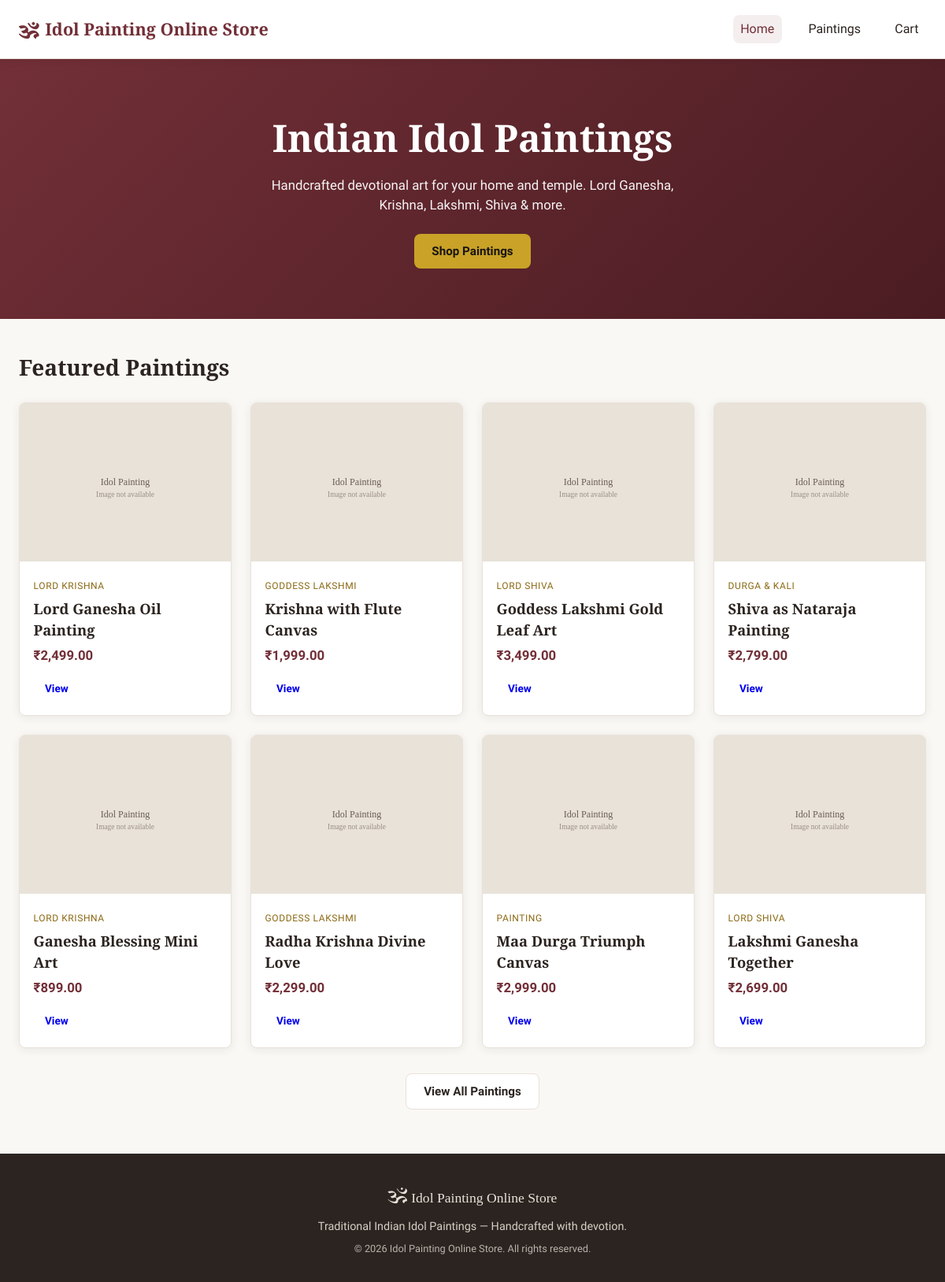
The page / on the database its author committed.
### tables this page shows
CREATE TABLE products (
    id INT AUTO_INCREMENT PRIMARY KEY,
    category_id INT DEFAULT 1,
    name VARCHAR(200) NOT NULL,
    description TEXT,
    price DECIMAL(10, 2) NOT NULL,
    image_path VARCHAR(255) DEFAULT 'images/placeholder.jpg',
    stock INT DEFAULT 10,
    created_at TIMESTAMP DEFAULT CURRENT_TIMESTAMP,
    FOREIGN KEY (category_id) REFERENCES categories(id)
);

CREATE TABLE categories (
    id INT AUTO_INCREMENT PRIMARY KEY,
    name VARCHAR(50) NOT NULL
);

### index.php (the view, shortened to what this page needs)
<?php
require_once __DIR__ . '/includes/header.php';
$pdo = getDB();
$stmt = $pdo->query('SELECT p.*, c.name AS category_name FROM products p LEFT JOIN categories c ON p.category_id = c.id ORDER BY p.created_at DESC LIMIT 8');
$products = $stmt->fetchAll();
?>
<section class="hero">
    <div class="hero-content">
        <h1>Indian Idol Paintings</h1>
        <p class="hero-sub">Handcrafted devotional art for your home and temple. Lord Ganesha, Krishna, Lakshmi, Shiva & more.</p>
        <a href="products.php" class="btn btn-primary">Shop Paintings</a>
    </div>
</section>
<section class="section">
    <h2 class="section-title">Featured Paintings</h2>
    <div class="product-grid">
        <?php foreach ($products as $p): ?>
        <article class="product-card">
            <a href="product.php?id=<?php echo (int)$p['id']; ?>" class="product-image-wrap">
                <img src="<?php echo htmlspecialchars($p['image_path']); ?>" alt="<?php echo htmlspecialchars($p['name']); ?>" onerror="this.src='images/placeholder.svg'">
            </a>
            <div class="product-info">
                <span class="product-category"><?php echo htmlspecialchars($p['category_name'] ?? 'Painting'); ?></span>
                <h3><a href="product.php?id=<?php echo (int)$p['id']; ?>"><?php echo htmlspecialchars($p['name']); ?></a></h3>
                <p class="product-price"><?php echo CURRENCY . number_format($p['price'], 2); ?></p>
                <a href="product.php?id=<?php echo (int)$p['id']; ?>" class="btn btn-small">View</a>
            </div>
        </article>
        <?php endforeach; ?>
    </div>
    <?php if (count($products) >= 8): ?>
    <p class="section-cta"><a href="products.php" class="btn btn-secondary">View All Paintings</a></p>
    <?php endif; ?>
</section>
<?php require_once __DIR__ . '/includes/footer.php'; ?>

### includes/header.php (shortened to what this page needs)
<?php
$current_page = basename($_SERVER['PHP_SELF'], '.php');
?>
<!DOCTYPE html>
<html lang="en">
<head>
    <link rel="stylesheet" href="<?php echo SITE_URL; ?>css/style.css">
</head>
<body>
    <header class="site-header">
        <div class="header-inner">
            <a href="<?php echo SITE_URL; ?>index.php" class="logo">
                <span class="logo-icon">🕉</span>
                <span class="logo-text"><?php echo SITE_NAME; ?></span>
            </a>
            <nav class="main-nav">
                <a href="<?php echo SITE_URL; ?>index.php" class="<?php echo $current_page === 'index' ? 'active' : ''; ?>">Home</a>
                <a href="<?php echo SITE_URL; ?>products.php" class="<?php echo $current_page === 'products' ? 'active' : ''; ?>">Paintings</a>
                <a href="<?php echo SITE_URL; ?>cart.php" class="nav-cart <?php echo $current_page === 'cart' ? 'active' : ''; ?>">
                    Cart
                </a>
            </nav>
        </div>
    </header>
    <main class="main-content">

### includes/footer.php
    </main>
    <footer class="site-footer">
        <div class="footer-inner">
            <div class="footer-brand">
                <span class="logo-icon">🕉</span>
                <span><?php echo SITE_NAME; ?></span>
            </div>
            <p class="footer-tagline">Traditional Indian Idol Paintings — Handcrafted with devotion.</p>
            <p class="footer-copy">&copy; <?php echo date('Y'); ?> <?php echo SITE_NAME; ?>. All rights reserved.</p>
        </div>
    </footer>
</body>
</html>

### css/style.css (style rules this page uses)
:root { --color-bg: #faf8f5; --color-surface: #ffffff; --color-border: #e8e2d9; --color-text: #2c2420; --color-text-muted: #6b5d54; --color-accent: #b8860b; --color-accent-dark: #8b6914; --color-maroon: #722f37; --color-gold: #c9a227; --font-head: 'Cormorant Garamond', Georgia, serif; --font-body: 'Source Sans 3', system-ui, sans-serif; --shadow: 0 2px 12px rgba(44, 36, 32, 0.08); --radius: 8px; }
* { box-sizing: border-box; }
body { margin: 0; font-family: var(--font-body); font-size: 16px; line-height: 1.5; color: var(--color-text); background: var(--color-bg); min-height: 100vh; display: flex; flex-direction: column; }
.main-content { flex: 1; }
.site-header { background: var(--color-surface); border-bottom: 1px solid var(--color-border); box-shadow: var(--shadow); position: sticky; top: 0; z-index: 100; }
.header-inner { max-width: 1200px; margin: 0 auto; padding: 1rem 1.5rem; display: flex; align-items: center; justify-content: space-between; }
.logo { display: flex; align-items: center; gap: 0.5rem; text-decoration: none; color: var(--color-maroon); font-family: var(--font-head); font-weight: 700; font-size: 1.35rem; }
.logo-icon { font-size: 1.75rem; }
.main-nav { display: flex; align-items: center; gap: 1.5rem; }
.main-nav a { color: var(--color-text); text-decoration: none; font-weight: 500; padding: 0.4rem 0.6rem; border-radius: var(--radius); }
.main-nav a:hover, .main-nav a.active { color: var(--color-maroon); background: rgba(114, 47, 55, 0.08); }
.nav-cart { position: relative; }
.hero { background: linear-gradient(135deg, var(--color-maroon) 0%, #4a1c22 100%); color: #fff; text-align: center; padding: 4rem 1.5rem; }
.hero-content h1 { font-family: var(--font-head); font-size: clamp(2rem, 5vw, 3rem); margin: 0 0 0.75rem; font-weight: 700; }
.hero-sub { max-width: 520px; margin: 0 auto 1.5rem; opacity: 0.95; font-size: 1.05rem; }
.btn { display: inline-block; padding: 0.65rem 1.4rem; border-radius: var(--radius); font-family: var(--font-body); font-weight: 600; text-decoration: none; border: none; cursor: pointer; font-size: 0.95rem; transition: background 0.2s, transform 0.1s; }
.btn-primary { background: var(--color-gold); color: #1a1512; }
.btn-secondary { background: var(--color-surface); color: var(--color-text); border: 1px solid var(--color-border); }
.btn-small { padding: 0.4rem 0.9rem; font-size: 0.85rem; }
.section { max-width: 1200px; margin: 0 auto; padding: 2.5rem 1.5rem; }
.section-title, .page-title { font-family: var(--font-head); font-size: 1.75rem; margin: 0 0 1.5rem; color: var(--color-text); }
.section-cta { text-align: center; margin-top: 2rem; }
.product-grid { display: grid; grid-template-columns: repeat(auto-fill, minmax(260px, 1fr)); gap: 1.5rem; }
.product-card { background: var(--color-surface); border-radius: var(--radius); overflow: hidden; box-shadow: var(--shadow); border: 1px solid var(--color-border); transition: box-shadow 0.2s, transform 0.15s; }
.product-image-wrap { display: block; aspect-ratio: 4/3; overflow: hidden; background: var(--color-border); }
.product-card img, .product-detail-image img { width: 100%; height: 100%; object-fit: cover; }
.product-info { padding: 1.1rem; }
.product-info h3 { font-family: var(--font-head); font-size: 1.15rem; margin: 0.25rem 0 0.4rem; font-weight: 600; }
.product-info h3 a { color: var(--color-text); text-decoration: none; }
.product-category { font-size: 0.75rem; text-transform: uppercase; letter-spacing: 0.05em; color: var(--color-accent-dark); }
.product-price { font-weight: 600; color: var(--color-maroon); margin: 0.4rem 0 0.75rem; font-size: 1.05rem; }
.site-footer { background: var(--color-text); color: #e8e2d9; text-align: center; padding: 2rem 1.5rem; margin-top: auto; }
.footer-brand { font-family: var(--font-head); font-size: 1.1rem; margin-bottom: 0.5rem; }
.footer-tagline { font-size: 0.9rem; opacity: 0.9; margin: 0 0 0.5rem; }
.footer-copy { font-size: 0.8rem; opacity: 0.75; margin: 0; }

### rows shown on the page
products: category.name "LORD KRISHNA", name "Lord Ganesha Oil Painting", price "2,499.00"
products: category.name "GODDESS LAKSHMI", name "Krishna with Flute Canvas", price "1,999.00"
products: category.name "LORD SHIVA", name "Goddess Lakshmi Gold Leaf Art", price "3,499.00"
products: category.name "DURGA & KALI", name "Shiva as Nataraja Painting", price "2,799.00"
products: category.name "LORD KRISHNA", name "Ganesha Blessing Mini Art", price "899.00"
products: category.name "GODDESS LAKSHMI", name "Radha Krishna Divine Love", price "2,299.00"
products: category_name "PAINTING", name "Maa Durga Triumph Canvas", price "2,999.00"
products: category.name "LORD SHIVA", name "Lakshmi Ganesha Together", price "2,699.00"

### other values the page prints
SITE_NAME "Idol Painting Online Store"
